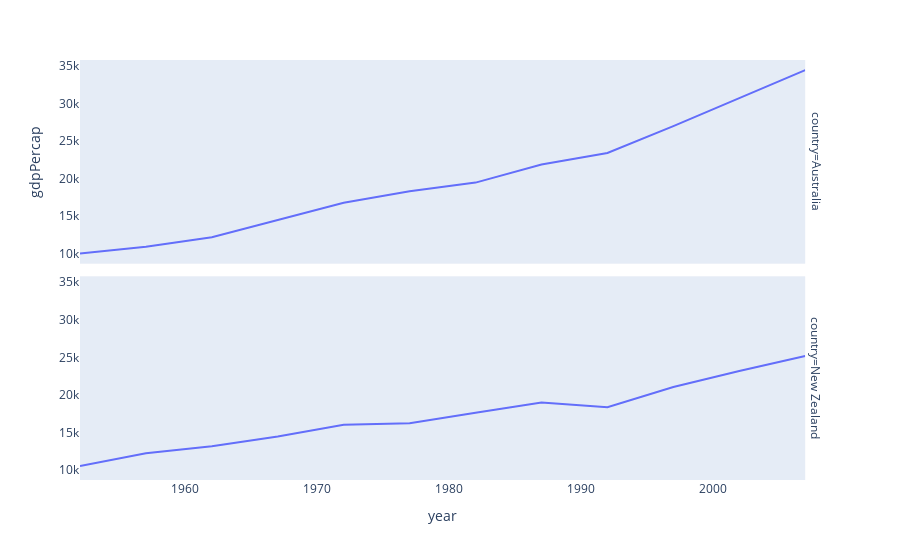

Here is the notebook cell this chart was saved with:
### Markdown cell above
Could explore sparklines.

Subplots are possible. Probably need to drop down to vanilla plotting.

### Code cell
df = px.data.gapminder().query("continent == 'Oceania'")
fig = px.line(df, x='year', y='gdpPercap', facet_row='country')
fig.update_layout(yaxis_title=None) # only removes final y title
fig.update_xaxes(showgrid=False)
fig.update_yaxes(showgrid=False)


fig.show()

# example with lower level api example on https://community.plotly.com/t/sparklines-from-dataframe/38174

# maybe make a template for subplots if possible

# move the country label to the left and make it just the name

### Figure 1 — Plotly figure (JSON) as saved in the notebook; plotly's stock layout.template omitted (floating-point values rounded to 4 significant figures)
{"data": [{"hovertemplate": "country=Australia<br>year=%{x}<br>gdpPercap=%{y}<extra></extra>", "legendgroup": "", "line": {"color": "#636efa", "dash": "solid"}, "marker": {"symbol": "circle"}, "mode": "lines", "name": "", "orientation": "v", "showlegend": false, "type": "scatter", "x": [1952, 1957, 1962, 1967, 1972, 1977, 1982, 1987, 1992, 1997, 2002, 2007], "xaxis": "x2", "y": [10040.0, 10950.0, 12220.0, 14530.0, 16790.0, 18330.0, 19480.0, 21890.0, 23420.0, 27000.0, 30690.0, 34440.0], "yaxis": "y2"}, {"hovertemplate": "country=New Zealand<br>year=%{x}<br>gdpPercap=%{y}<extra></extra>", "legendgroup": "", "line": {"color": "#636efa", "dash": "solid"}, "marker": {"symbol": "circle"}, "mode": "lines", "name": "", "orientation": "v", "showlegend": false, "type": "scatter", "x": [1952, 1957, 1962, 1967, 1972, 1977, 1982, 1987, 1992, 1997, 2002, 2007], "xaxis": "x", "y": [10560.0, 12250.0, 13180.0, 14460.0, 16050.0, 16230.0, 17630.0, 19010.0, 18360.0, 21050.0, 23190.0, 25190.0], "yaxis": "y"}], "layout": {"annotations": [{"font": {}, "showarrow": false, "text": "country=New Zealand", "textangle": 90, "x": 0.98, "xanchor": "left", "xref": "paper", "y": 0.2425, "yanchor": "middle", "yref": "paper"}, {"font": {}, "showarrow": false, "text": "country=Australia", "textangle": 90, "x": 0.98, "xanchor": "left", "xref": "paper", "y": 0.7575, "yanchor": "middle", "yref": "paper"}], "legend": {"tracegroupgap": 0}, "margin": {"t": 60}, "xaxis": {"anchor": "y", "domain": [0, 0.98], "showgrid": false, "title": {"text": "year"}}, "xaxis2": {"anchor": "y2", "domain": [0, 0.98], "matches": "x", "showgrid": false, "showticklabels": false}, "yaxis": {"anchor": "x", "domain": [0, 0.485], "showgrid": false, "title": {}}, "yaxis2": {"anchor": "x2", "domain": [0.515, 1], "matches": "y", "showgrid": false, "title": {"text": "gdpPercap"}}}}
